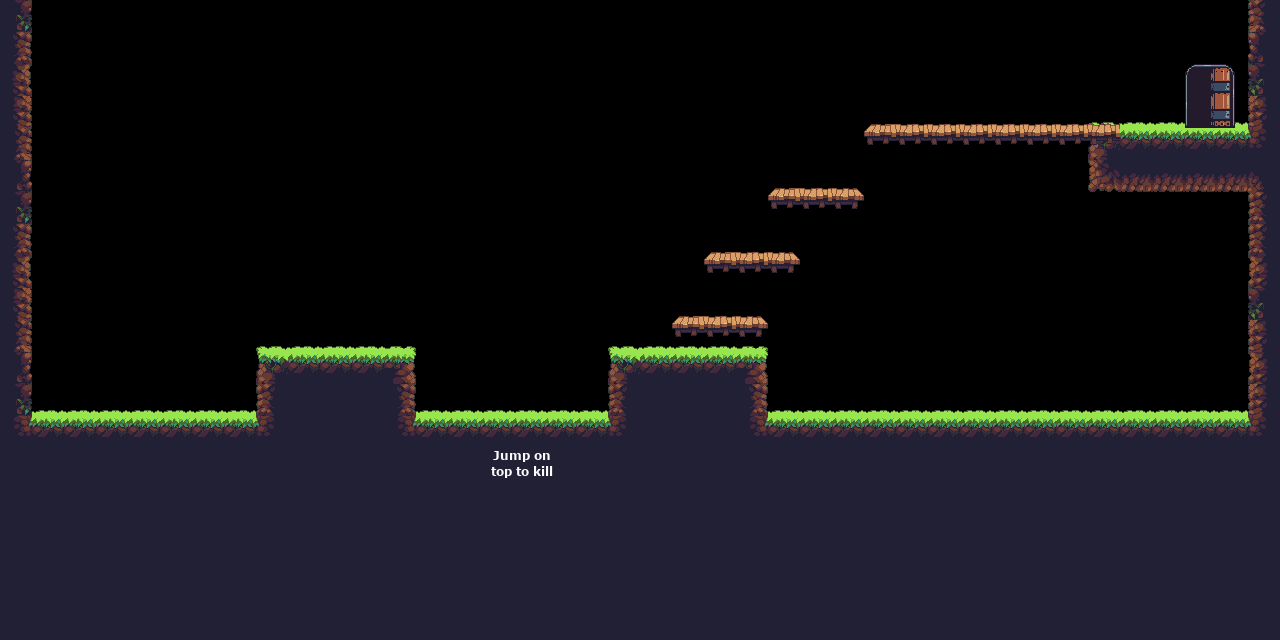

Below is a game level as drawn by its tile map, then a one-line description and the .tmx file that defines it, in full:
An orthogonal 40x20 tile map with 32x32 px tiles, 2 tile layers (ground, decorations), 6 tilesets and 25 objects (10x coin, 2x mob_spawn, spawn, goal).

<map version="1.10" tiledversion="1.12.2" orientation="orthogonal" renderorder="right-down" width="40" height="20" tilewidth="32" tileheight="32" infinite="0" nextlayerid="7" nextobjectid="66">
 <tileset firstgid="1" source="../tilesets/opp1_jungle/tile_jungle_ground_brown.tsx" />
 <tileset firstgid="19" source="../tilesets/opp1_jungle/tile_jungle_wall_brown.tsx" />
 <tileset firstgid="67" source="../tilesets/door.tsx" />
 <tileset firstgid="70" source="../tilesets/help_texts.tsx" />
 <tileset firstgid="75" source="../tilesets/opp1_jungle/oneway.tsx" />
 <tileset firstgid="78" source="../tilesets/opp1_jungle/tile_jungle_bottom_brown.tsx" />
 <layer id="1" name="ground" width="40" height="20">
  <data encoding="csv">
40,0,0,0,0,0,0,0,0,0,0,0,0,0,0,0,0,0,0,0,0,0,0,0,0,0,0,0,0,0,0,0,0,0,0,0,0,0,0,31,
20,0,0,0,0,0,0,0,0,0,0,0,0,0,0,0,0,0,0,0,0,0,0,0,0,0,0,0,0,0,0,0,0,0,0,0,0,0,0,35,
24,0,0,0,0,0,0,0,0,0,0,0,0,0,0,0,0,0,0,0,0,0,0,0,0,0,0,0,0,0,0,0,0,0,0,0,0,0,0,39,
28,0,0,0,0,0,0,0,0,0,0,0,0,0,0,0,0,0,0,0,0,0,0,0,0,0,0,0,0,0,0,0,0,0,0,0,0,0,0,27,
32,0,0,0,0,0,0,0,0,0,0,0,0,0,0,0,0,0,0,0,0,0,0,0,0,0,0,0,0,0,0,0,0,0,1,2,2,2,2,56,
36,0,0,0,0,0,0,0,0,0,0,0,0,0,0,0,0,0,0,0,0,0,0,0,0,0,0,0,0,0,0,0,0,0,78,79,79,79,79,88,
40,0,0,0,0,0,0,0,0,0,0,0,0,0,0,0,0,0,0,0,0,0,0,0,0,0,0,0,0,0,0,0,0,0,0,0,0,0,0,19,
20,0,0,0,0,0,0,0,0,0,0,0,0,0,0,0,0,0,0,0,0,0,0,0,0,0,0,0,0,0,0,0,0,0,0,0,0,0,0,19,
24,0,0,0,0,0,0,0,0,0,0,0,0,0,0,0,0,0,0,0,0,0,0,0,0,0,0,0,0,0,0,0,0,0,0,0,0,0,0,23,
28,0,0,0,0,0,0,0,0,0,0,0,0,0,0,0,0,0,0,0,0,0,0,0,0,0,0,0,0,0,0,0,0,0,0,0,0,0,0,39,
32,0,0,0,0,0,0,0,0,0,0,0,0,0,0,0,0,0,0,0,0,0,0,0,0,0,0,0,0,0,0,0,0,0,0,0,0,0,0,27,
36,0,0,0,0,0,0,0,1,2,2,2,3,0,0,0,0,0,0,1,2,2,2,3,0,0,0,0,0,0,0,0,0,0,0,0,0,0,0,23,
40,0,0,0,0,0,0,0,19,21,21,21,20,0,0,0,0,0,0,19,21,21,21,20,0,0,0,0,0,0,0,0,0,0,0,0,0,0,0,27,
55,2,2,2,2,2,2,2,56,21,21,21,55,2,2,2,2,2,2,56,21,21,21,55,2,2,2,2,2,2,2,2,2,2,2,2,2,2,2,56,
21,21,21,21,21,21,21,21,21,21,21,21,21,21,21,21,21,21,21,21,21,21,21,21,21,21,21,21,21,21,21,21,21,21,21,21,21,21,21,21,
21,21,21,21,21,21,21,21,21,21,21,21,21,21,21,21,21,21,21,21,21,21,21,21,21,21,21,21,21,21,21,21,21,21,21,21,21,21,21,21,
21,21,21,21,21,21,21,21,21,21,21,21,21,21,21,21,21,21,21,21,21,21,21,21,21,21,21,21,21,21,21,21,21,21,21,21,21,21,21,21,
21,21,21,21,21,21,21,21,21,21,21,21,21,21,21,21,21,21,21,21,21,21,21,21,21,21,21,21,21,21,21,21,21,21,21,21,21,21,21,21,
21,21,21,21,21,21,21,21,21,21,21,21,21,21,21,21,21,21,21,21,21,21,21,21,21,21,21,21,21,21,21,21,21,21,21,21,21,21,21,21,
21,21,21,21,21,21,21,21,21,21,21,21,21,21,21,21,21,21,21,21,21,21,21,21,21,21,21,21,21,21,21,21,21,21,21,21,21,21,21,21
</data>
 </layer>
 <layer id="2" name="decorations" width="40" height="20">
  <data encoding="csv">
0,0,0,0,0,0,0,0,0,0,0,0,0,0,0,0,0,0,0,0,0,0,0,0,0,0,0,0,0,0,0,0,0,0,0,0,0,0,0,0,
0,0,0,0,0,0,0,0,0,0,0,0,0,0,0,0,0,0,0,0,0,0,0,0,0,0,0,0,0,0,0,0,0,0,0,0,0,0,0,0,
0,0,0,0,0,0,0,0,0,0,0,0,0,0,0,0,0,0,0,0,0,0,0,0,0,0,0,0,0,0,0,0,0,0,0,0,0,0,0,0,
0,0,0,0,0,0,0,0,0,0,0,0,0,0,0,0,0,0,0,0,0,0,0,0,0,0,0,0,0,0,0,0,0,0,0,0,0,69,0,0,
0,0,0,0,0,0,0,0,0,0,0,0,0,0,0,0,0,0,0,0,0,0,0,0,0,0,0,75,76,76,76,76,76,76,76,0,0,0,0,0,
0,0,0,0,0,0,0,0,0,0,0,0,0,0,0,0,0,0,0,0,0,0,0,0,0,0,0,0,0,0,0,0,0,0,0,0,0,0,0,0,
0,0,0,0,0,0,0,0,0,0,0,0,0,0,0,0,0,0,0,0,0,0,0,0,75,76,77,0,0,0,0,0,0,0,0,0,0,0,0,0,
0,0,0,0,0,0,0,0,0,0,0,0,0,0,0,0,0,0,0,0,0,0,0,0,0,0,0,0,0,0,0,0,0,0,0,0,0,0,0,0,
0,0,0,0,0,0,0,0,0,0,0,0,0,0,0,0,0,0,0,0,0,0,75,76,77,0,0,0,0,0,0,0,0,0,0,0,0,0,0,0,
0,0,0,0,0,0,0,0,0,0,0,0,0,0,0,0,0,0,0,0,0,0,0,0,0,0,0,0,0,0,0,0,0,0,0,0,0,0,0,0,
0,0,0,0,0,0,0,0,0,0,0,0,0,0,0,0,0,0,0,0,0,75,76,77,0,0,0,0,0,0,0,0,0,0,0,0,0,0,0,0,
0,0,0,0,0,0,0,0,0,0,0,0,0,0,0,0,0,0,0,0,0,0,0,0,0,0,0,0,0,0,0,0,0,0,0,0,0,0,0,0,
0,0,0,0,0,0,0,0,0,0,0,0,0,0,0,0,0,0,0,0,0,0,0,0,0,0,0,0,0,0,0,0,0,0,0,0,0,0,0,0,
0,0,0,0,0,0,0,0,0,0,0,0,0,0,0,0,0,0,0,0,0,0,0,0,0,0,0,0,0,0,0,0,0,0,0,0,0,0,0,0,
0,0,0,0,0,0,0,0,0,0,0,0,0,0,0,74,0,0,0,0,0,0,0,0,0,0,0,0,0,0,0,0,0,0,0,0,0,0,0,0,
0,0,0,0,0,0,0,0,0,0,0,0,0,0,0,0,0,0,0,0,0,0,0,0,0,0,0,0,0,0,0,0,0,0,0,0,0,0,0,0,
0,0,0,0,0,0,0,0,0,0,0,0,0,0,0,0,0,0,0,0,0,0,0,0,0,0,0,0,0,0,0,0,0,0,0,0,0,0,0,0,
0,0,0,0,0,0,0,0,0,0,0,0,0,0,0,0,0,0,0,0,0,0,0,0,0,0,0,0,0,0,0,0,0,0,0,0,0,0,0,0,
0,0,0,0,0,0,0,0,0,0,0,0,0,0,0,0,0,0,0,0,0,0,0,0,0,0,0,0,0,0,0,0,0,0,0,0,0,0,0,0,
0,0,0,0,0,0,0,0,0,0,0,0,0,0,0,0,0,0,0,0,0,0,0,0,0,0,0,0,0,0,0,0,0,0,0,0,0,0,0,0
</data>
 </layer>
 <objectgroup id="4" name="markers">
  <object id="7" name="spawn" x="113.333" y="350.667">
   <point />
  </object>
  <object id="8" name="mob_spawn" x="512" y="384">
   <point />
  </object>
  <object id="9" name="goal" x="1184" y="64" width="48" height="64" />
  <object id="28" name="coin" x="400" y="304" width="16" height="16" />
  <object id="29" name="coin" x="432" y="272" width="16" height="16" />
  <object id="30" name="coin" x="464" y="304" width="16" height="16" />
  <object id="31" name="coin" x="544" y="304" width="16" height="16" />
  <object id="32" name="coin" x="576" y="272" width="16" height="16" />
  <object id="33" name="mob_spawn" x="928" y="264">
   <point />
  </object>
  <object id="34" name="coin" x="800" y="24" width="16" height="16" />
  <object id="35" name="coin" x="800" y="48" width="16" height="16" />
  <object id="45" name="coin" x="824" y="24" width="16" height="16" />
  <object id="46" name="coin" x="824" y="48" width="16" height="16" />
  <object id="47" name="coin" x="608" y="304" width="16" height="16" />
 </objectgroup>
 <objectgroup id="6" name="objects">
  <object id="53" x="30.6667" y="410.667" width="1217.33" height="64" />
  <object id="54" x="0" y="0" width="30" height="644" />
  <object id="55" x="1245.33" y="-4" width="37.3333" height="645.333" />
  <object id="56" x="256" y="345" width="158" height="65" />
  <object id="57" x="609" y="348" width="159" height="62" />
  <object id="59" x="1088" y="123" width="157" height="69" />
  <object id="60" x="866" y="121" width="222" height="22" />
  <object id="62" x="765" y="189" width="98" height="16" />
  <object id="63" x="703" y="250" width="94" height="22" />
  <object id="64" x="674" y="316" width="93" height="21" />
  <object id="65" x="1346" y="330" width="1" />
 </objectgroup>
</map>
